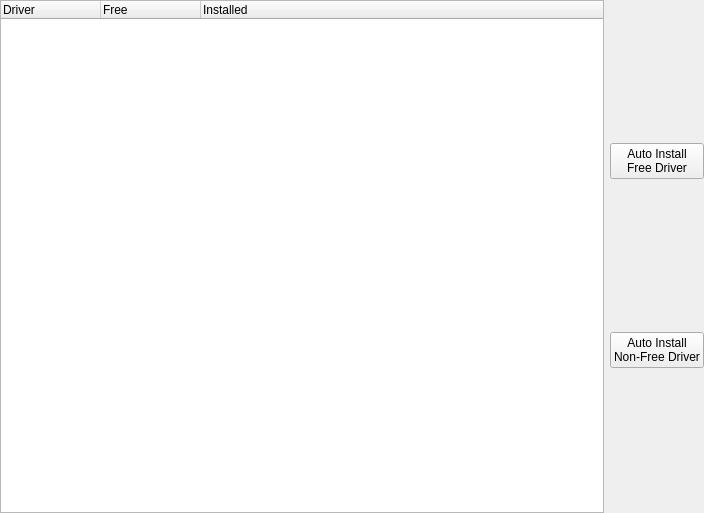
<?xml version="1.0" encoding="UTF-8"?>
<ui version="4.0">
 <class>Page_MHWD</class>
 <widget class="QWidget" name="Page_MHWD">
  <property name="geometry">
   <rect>
    <x>0</x>
    <y>0</y>
    <width>704</width>
    <height>513</height>
   </rect>
  </property>
  <property name="windowTitle">
   <string notr="true"/>
  </property>
  <layout class="QHBoxLayout" name="horizontalLayout_2">
   <property name="leftMargin">
    <number>0</number>
   </property>
   <property name="topMargin">
    <number>0</number>
   </property>
   <property name="rightMargin">
    <number>0</number>
   </property>
   <property name="bottomMargin">
    <number>0</number>
   </property>
   <item>
    <widget class="QTreeWidget" name="treeWidget">
     <property name="iconSize">
      <size>
       <width>36</width>
       <height>36</height>
      </size>
     </property>
     <column>
      <property name="text">
       <string>Driver</string>
      </property>
     </column>
     <column>
      <property name="text">
       <string>Free</string>
      </property>
     </column>
     <column>
      <property name="text">
       <string>Installed</string>
      </property>
     </column>
    </widget>
   </item>
   <item>
    <layout class="QVBoxLayout" name="verticalLayout">
     <property name="spacing">
      <number>10</number>
     </property>
     <item>
      <widget class="QPushButton" name="buttonInstallFree">
       <property name="text">
        <string>Auto Install
Free Driver</string>
       </property>
      </widget>
     </item>
     <item>
      <widget class="QPushButton" name="buttonInstallNonFree">
       <property name="text">
        <string>Auto Install
Non-Free Driver</string>
       </property>
      </widget>
     </item>
    </layout>
   </item>
  </layout>
 </widget>
 <resources/>
 <connections/>
</ui>
